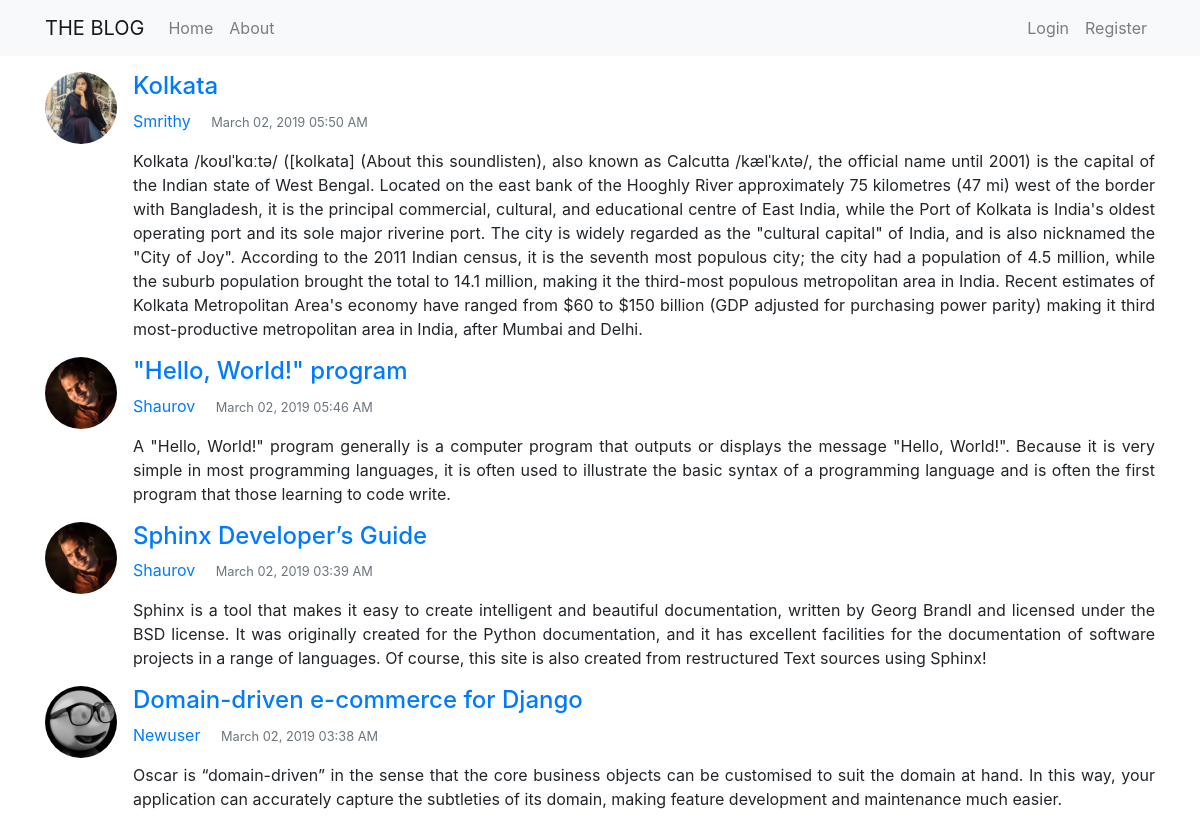
Before: / with the older database file.
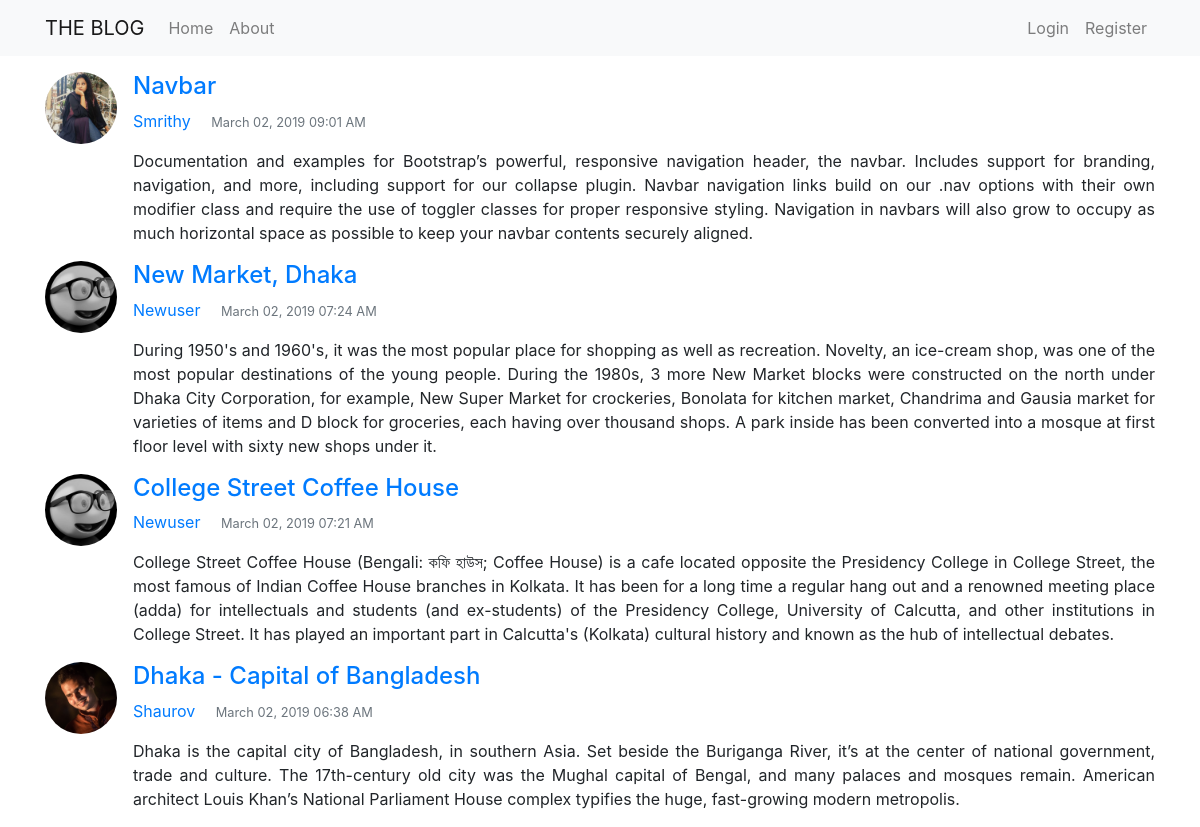
After: the same page with the newer database file.
### blog/models.py (models this page shows, shortened)
class Post(models.Model):
	title = models.CharField(max_length=100)
	content = models.TextField()
	date_posted = models.DateTimeField(default=timezone.now)
	author = models.ForeignKey(User, on_delete=models.CASCADE)

### users/models.py (models this page shows, shortened)
class Profile(models.Model):
	user = models.OneToOneField(User, on_delete=models.CASCADE)
	image = models.ImageField(default='default.jpg', upload_to='profile_pics')

### blog/views.py (the view)
# urls.py: path('', PostListView.as_view(), name='blog-home'),
class PostListView(ListView):
    model = Post
    template_name = 'blog/home.html'  # <app>/<model>_<viewtype>.html
    context_object_name = 'posts'
    ordering = ['-date_posted']
    paginate_by = 4

### blog/templates/blog/home.html
{% extends "blog/base.html" %}
{% block body %}
  {% for post in posts %}
      <article class="media content-section">
        <img class="rounded-circle article-img mr-3" width="72" height="72" src="{{ post.author.profile.image.url }}">
        <div class="media-body">
          <h4><a class="article-title" href="{% url 'post-detail' post.id %}">{{ post.title }}</a></h4>
          <div class="article-metadata">
            <a class="mr-3" href="#">{{ post.author }}</a>
            <small class="text-muted">{{ post.date_posted|date:"F d, Y h:i A" }}</small>
          </div>
          <p class="article-content mt-3" align="justify">{{ post.content }}</p>
        </div>
	    </article>
  {% endfor %}
{% endblock %}

Changed rows visible on the page:
no longer on this page (row unchanged): Post: author.profile.image (picture), title "Kolkata", author "Smrithy", date_posted "March 02, 2019 05:50 AM", content "Kolkata /koʊlˈkɑːtə/ ([kolkata] (About this soundlisten), also known as Calcutta /kælˈkʌtə/, the official name until 2001) is the capital of the Indian state of West Bengal. Located on the east bank of the Hooghly River approximately 75 kilometres (47 mi) west of the border with Bangladesh, it is the principal commercial, cultural, and educational centre of East India, while the Port of Kolkata is India's oldest operating port and its sole major riverine port. The city is widely regarded as the \"cultural capital\" of India, and is also nicknamed the \"City of Joy\". According to the 2011 Indian census, it is the seventh most populous city; the city had a population of 4.5 million, while the…"
no longer on this page (row unchanged): Post: author.profile.image (picture), title "\"Hello, World!\" program", author "Shaurov", date_posted "March 02, 2019 05:46 AM", content "A \"Hello, World!\" program generally is a computer program that outputs or displays the message \"Hello, World!\". Because it is very simple in most programming languages, it is often used to illustrate the basic syntax of a programming language and is often the first program that those learning to code write."
no longer on this page (row unchanged): Post: author.profile.image (picture), title "Sphinx Developer’s Guide", author "Shaurov", date_posted "March 02, 2019 03:39 AM", content "Sphinx is a tool that makes it easy to create intelligent and beautiful documentation, written by Georg Brandl and licensed under the BSD license. It was originally created for the Python documentation, and it has excellent facilities for the documentation of software projects in a range of languages. Of course, this site is also created from restructured Text sources using Sphinx!"
no longer on this page (row unchanged): Post: author.profile.image (placeholder picture), title "Domain-driven e-commerce for Django", author "Newuser", date_posted "March 02, 2019 03:38 AM", content "Oscar is “domain-driven” in the sense that the core business objects can be customised to suit the domain at hand. In this way, your application can accurately capture the subtleties of its domain, making feature development and maintenance much easier."
added Post: author.profile.image (picture), title "Navbar", author "Smrithy", date_posted "March 02, 2019 09:01 AM", content "Documentation and examples for Bootstrap’s powerful, responsive navigation header, the navbar. Includes support for branding, navigation, and more, including support for our collapse plugin. Navbar navigation links build on our .nav options with their own modifier class and require the use of toggler classes for proper responsive styling. Navigation in navbars will also grow to occupy as much horizontal space as possible to keep your navbar contents securely aligned."
added Post: author.profile.image (placeholder picture), title "New Market, Dhaka", author "Newuser", date_posted "March 02, 2019 07:24 AM", content "During 1950's and 1960's, it was the most popular place for shopping as well as recreation. Novelty, an ice-cream shop, was one of the most popular destinations of the young people. During the 1980s, 3 more New Market blocks were constructed on the north under Dhaka City Corporation, for example, New Super Market for crockeries, Bonolata for kitchen market, Chandrima and Gausia market for varieties of items and D block for groceries, each having over thousand shops. A park inside has been converted into a mosque at first floor level with sixty new shops under it."
added Post: author.profile.image (placeholder picture), title "College Street Coffee House", author "Newuser", date_posted "March 02, 2019 07:21 AM", content "College Street Coffee House (Bengali: কফি হাউস; Coffee House) is a cafe located opposite the Presidency College in College Street, the most famous of Indian Coffee House branches in Kolkata. It has been for a long time a regular hang out and a renowned meeting place (adda) for intellectuals and students (and ex-students) of the Presidency College, University of Calcutta, and other institutions in College Street. It has played an important part in Calcutta's (Kolkata) cultural history and known as the hub of intellectual debates."
added Post: author.profile.image (picture), title "Dhaka - Capital of Bangladesh", author "Shaurov", date_posted "March 02, 2019 06:38 AM", content "Dhaka is the capital city of Bangladesh, in southern Asia. Set beside the Buriganga River, it’s at the center of national government, trade and culture. The 17th-century old city was the Mughal capital of Bengal, and many palaces and mosques remain. American architect Louis Khan’s National Parliament House complex typifies the huge, fast-growing modern metropolis."
